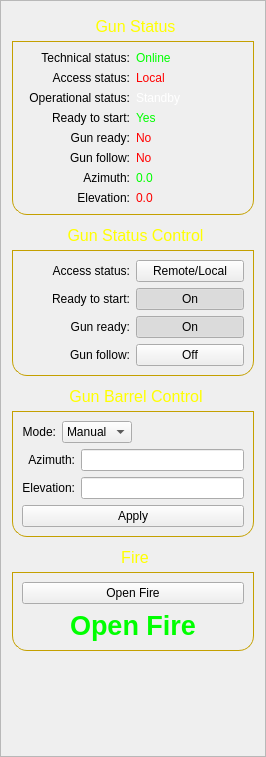
<?xml version="1.0" encoding="UTF-8"?>
<ui version="4.0">
 <class>FrameGun</class>
 <widget class="QFrame" name="FrameGun">
  <property name="geometry">
   <rect>
    <x>0</x>
    <y>0</y>
    <width>266</width>
    <height>757</height>
   </rect>
  </property>
  <property name="sizePolicy">
   <sizepolicy hsizetype="Fixed" vsizetype="Preferred">
    <horstretch>0</horstretch>
    <verstretch>0</verstretch>
   </sizepolicy>
  </property>
  <property name="windowTitle">
   <string>Frame</string>
  </property>
  <property name="frameShape">
   <enum>QFrame::StyledPanel</enum>
  </property>
  <property name="frameShadow">
   <enum>QFrame::Raised</enum>
  </property>
  <layout class="QGridLayout" name="gridLayout_5">
   <item row="0" column="0">
    <layout class="QVBoxLayout" name="verticalLayout_5">
     <item>
      <widget class="QGroupBox" name="groupBoxGunStat">
       <property name="styleSheet">
        <string notr="true">QGroupBox {
    border: 1px solid gray;
    border-color: rgb(196, 160, 0);
    margin-top: 29px;
    font-size: 16px;
    border-bottom-left-radius: 15px;
    border-bottom-right-radius: 15px;
}

QGroupBox::title {
    subcontrol-origin: margin;
    subcontrol-position: top center;
    border-top-left-radius: 15px;
    border-top-right-radius: 15px;
    padding: 5px 150px;
    color: rgb(255, 255, 0);
	background-color: qlineargradient(x1:0, y1:0, x2:0, y2:1,
                                      stop:0 #616161, stop: 0.5 #505050,
                                      stop: 0.6 #434343, stop:1 #656565);
}</string>
       </property>
       <property name="title">
        <string>Gun Status</string>
       </property>
       <layout class="QGridLayout" name="gridLayout">
        <item row="0" column="0">
         <layout class="QHBoxLayout" name="horizontalLayout">
          <item>
           <layout class="QVBoxLayout" name="verticalLayout">
            <item>
             <widget class="QLabel" name="label">
              <property name="layoutDirection">
               <enum>Qt::LeftToRight</enum>
              </property>
              <property name="text">
               <string>Technical status:</string>
              </property>
              <property name="alignment">
               <set>Qt::AlignRight|Qt::AlignTrailing|Qt::AlignVCenter</set>
              </property>
             </widget>
            </item>
            <item>
             <widget class="QLabel" name="label_3">
              <property name="layoutDirection">
               <enum>Qt::LeftToRight</enum>
              </property>
              <property name="text">
               <string>Access status:</string>
              </property>
              <property name="alignment">
               <set>Qt::AlignRight|Qt::AlignTrailing|Qt::AlignVCenter</set>
              </property>
             </widget>
            </item>
            <item>
             <widget class="QLabel" name="label_2">
              <property name="layoutDirection">
               <enum>Qt::LeftToRight</enum>
              </property>
              <property name="text">
               <string>Operational status:</string>
              </property>
              <property name="alignment">
               <set>Qt::AlignRight|Qt::AlignTrailing|Qt::AlignVCenter</set>
              </property>
             </widget>
            </item>
            <item>
             <widget class="QLabel" name="label_4">
              <property name="layoutDirection">
               <enum>Qt::LeftToRight</enum>
              </property>
              <property name="text">
               <string>Ready to start:</string>
              </property>
              <property name="alignment">
               <set>Qt::AlignRight|Qt::AlignTrailing|Qt::AlignVCenter</set>
              </property>
             </widget>
            </item>
            <item>
             <widget class="QLabel" name="label_5">
              <property name="layoutDirection">
               <enum>Qt::LeftToRight</enum>
              </property>
              <property name="text">
               <string>Gun ready:</string>
              </property>
              <property name="alignment">
               <set>Qt::AlignRight|Qt::AlignTrailing|Qt::AlignVCenter</set>
              </property>
             </widget>
            </item>
            <item>
             <widget class="QLabel" name="label_6">
              <property name="layoutDirection">
               <enum>Qt::LeftToRight</enum>
              </property>
              <property name="text">
               <string>Gun follow:</string>
              </property>
              <property name="alignment">
               <set>Qt::AlignRight|Qt::AlignTrailing|Qt::AlignVCenter</set>
              </property>
             </widget>
            </item>
            <item>
             <widget class="QLabel" name="label_13">
              <property name="layoutDirection">
               <enum>Qt::LeftToRight</enum>
              </property>
              <property name="text">
               <string>Azimuth:</string>
              </property>
              <property name="alignment">
               <set>Qt::AlignRight|Qt::AlignTrailing|Qt::AlignVCenter</set>
              </property>
             </widget>
            </item>
            <item>
             <widget class="QLabel" name="label_14">
              <property name="layoutDirection">
               <enum>Qt::LeftToRight</enum>
              </property>
              <property name="text">
               <string>Elevation:</string>
              </property>
              <property name="alignment">
               <set>Qt::AlignRight|Qt::AlignTrailing|Qt::AlignVCenter</set>
              </property>
             </widget>
            </item>
           </layout>
          </item>
          <item>
           <layout class="QVBoxLayout" name="verticalLayout_2">
            <item>
             <widget class="QLabel" name="labelGunStatTech">
              <property name="layoutDirection">
               <enum>Qt::LeftToRight</enum>
              </property>
              <property name="styleSheet">
               <string notr="true">color: rgb(0, 255, 0);</string>
              </property>
              <property name="text">
               <string>Online</string>
              </property>
              <property name="alignment">
               <set>Qt::AlignLeading|Qt::AlignLeft|Qt::AlignVCenter</set>
              </property>
             </widget>
            </item>
            <item>
             <widget class="QLabel" name="labelGunStatAccess">
              <property name="layoutDirection">
               <enum>Qt::LeftToRight</enum>
              </property>
              <property name="styleSheet">
               <string notr="true">color : rgb(255, 0, 0);</string>
              </property>
              <property name="text">
               <string>Local</string>
              </property>
              <property name="alignment">
               <set>Qt::AlignLeading|Qt::AlignLeft|Qt::AlignVCenter</set>
              </property>
             </widget>
            </item>
            <item>
             <widget class="QLabel" name="labelGunStatOp">
              <property name="layoutDirection">
               <enum>Qt::LeftToRight</enum>
              </property>
              <property name="styleSheet">
               <string notr="true">color: rgb(255, 255, 255);</string>
              </property>
              <property name="text">
               <string>Standby</string>
              </property>
              <property name="alignment">
               <set>Qt::AlignLeading|Qt::AlignLeft|Qt::AlignVCenter</set>
              </property>
             </widget>
            </item>
            <item>
             <widget class="QLabel" name="labelGunStatReadyToStart">
              <property name="layoutDirection">
               <enum>Qt::LeftToRight</enum>
              </property>
              <property name="styleSheet">
               <string notr="true">color: rgb(0, 255, 0);</string>
              </property>
              <property name="text">
               <string>Yes</string>
              </property>
              <property name="alignment">
               <set>Qt::AlignLeading|Qt::AlignLeft|Qt::AlignVCenter</set>
              </property>
             </widget>
            </item>
            <item>
             <widget class="QLabel" name="labelGunStatReady">
              <property name="palette">
               <palette>
                <active>
                 <colorrole role="WindowText">
                  <brush brushstyle="SolidPattern">
                   <color alpha="255">
                    <red>255</red>
                    <green>0</green>
                    <blue>0</blue>
                   </color>
                  </brush>
                 </colorrole>
                 <colorrole role="Text">
                  <brush brushstyle="SolidPattern">
                   <color alpha="255">
                    <red>255</red>
                    <green>0</green>
                    <blue>0</blue>
                   </color>
                  </brush>
                 </colorrole>
                 <colorrole role="ButtonText">
                  <brush brushstyle="SolidPattern">
                   <color alpha="255">
                    <red>255</red>
                    <green>0</green>
                    <blue>0</blue>
                   </color>
                  </brush>
                 </colorrole>
                </active>
                <inactive>
                 <colorrole role="WindowText">
                  <brush brushstyle="SolidPattern">
                   <color alpha="255">
                    <red>255</red>
                    <green>0</green>
                    <blue>0</blue>
                   </color>
                  </brush>
                 </colorrole>
                 <colorrole role="Text">
                  <brush brushstyle="SolidPattern">
                   <color alpha="255">
                    <red>255</red>
                    <green>0</green>
                    <blue>0</blue>
                   </color>
                  </brush>
                 </colorrole>
                 <colorrole role="ButtonText">
                  <brush brushstyle="SolidPattern">
                   <color alpha="255">
                    <red>255</red>
                    <green>0</green>
                    <blue>0</blue>
                   </color>
                  </brush>
                 </colorrole>
                </inactive>
                <disabled>
                 <colorrole role="WindowText">
                  <brush brushstyle="SolidPattern">
                   <color alpha="255">
                    <red>255</red>
                    <green>0</green>
                    <blue>0</blue>
                   </color>
                  </brush>
                 </colorrole>
                 <colorrole role="Text">
                  <brush brushstyle="SolidPattern">
                   <color alpha="255">
                    <red>255</red>
                    <green>0</green>
                    <blue>0</blue>
                   </color>
                  </brush>
                 </colorrole>
                 <colorrole role="ButtonText">
                  <brush brushstyle="SolidPattern">
                   <color alpha="255">
                    <red>255</red>
                    <green>0</green>
                    <blue>0</blue>
                   </color>
                  </brush>
                 </colorrole>
                </disabled>
               </palette>
              </property>
              <property name="layoutDirection">
               <enum>Qt::LeftToRight</enum>
              </property>
              <property name="styleSheet">
               <string notr="true">color: rgb(255, 0, 0);</string>
              </property>
              <property name="text">
               <string>No</string>
              </property>
              <property name="alignment">
               <set>Qt::AlignLeading|Qt::AlignLeft|Qt::AlignVCenter</set>
              </property>
             </widget>
            </item>
            <item>
             <widget class="QLabel" name="labelGunStatReady_3">
              <property name="layoutDirection">
               <enum>Qt::LeftToRight</enum>
              </property>
              <property name="styleSheet">
               <string notr="true">color: rgb(255, 0, 0);</string>
              </property>
              <property name="text">
               <string>No</string>
              </property>
              <property name="alignment">
               <set>Qt::AlignLeading|Qt::AlignLeft|Qt::AlignVCenter</set>
              </property>
             </widget>
            </item>
            <item>
             <widget class="QLabel" name="labelGunStatAz">
              <property name="layoutDirection">
               <enum>Qt::LeftToRight</enum>
              </property>
              <property name="styleSheet">
               <string notr="true">color: rgb(0, 255, 0);</string>
              </property>
              <property name="text">
               <string>0.0</string>
              </property>
              <property name="alignment">
               <set>Qt::AlignLeading|Qt::AlignLeft|Qt::AlignVCenter</set>
              </property>
             </widget>
            </item>
            <item>
             <widget class="QLabel" name="labelGunStatEl">
              <property name="layoutDirection">
               <enum>Qt::LeftToRight</enum>
              </property>
              <property name="styleSheet">
               <string notr="true">color: rgb(255, 0, 0);</string>
              </property>
              <property name="text">
               <string>0.0</string>
              </property>
              <property name="alignment">
               <set>Qt::AlignLeading|Qt::AlignLeft|Qt::AlignVCenter</set>
              </property>
             </widget>
            </item>
           </layout>
          </item>
         </layout>
        </item>
       </layout>
      </widget>
     </item>
     <item>
      <widget class="QGroupBox" name="groupBoxGunControlStat">
       <property name="sizePolicy">
        <sizepolicy hsizetype="Preferred" vsizetype="Minimum">
         <horstretch>0</horstretch>
         <verstretch>0</verstretch>
        </sizepolicy>
       </property>
       <property name="minimumSize">
        <size>
         <width>0</width>
         <height>130</height>
        </size>
       </property>
       <property name="styleSheet">
        <string notr="true">QGroupBox {
    border: 1px solid gray;
    border-color: rgb(196, 160, 0);
    margin-top: 29px;
    font-size: 16px;
    border-bottom-left-radius: 15px;
    border-bottom-right-radius: 15px;
}

QGroupBox::title {
    subcontrol-origin: margin;
    subcontrol-position: top center;
    border-top-left-radius: 15px;
    border-top-right-radius: 15px;
    padding: 5px 150px;
    color: rgb(255, 255, 0);
	background-color: qlineargradient(x1:0, y1:0, x2:0, y2:1,
                                      stop:0 #616161, stop: 0.5 #505050,
                                      stop: 0.6 #434343, stop:1 #656565);
}</string>
       </property>
       <property name="title">
        <string>Gun Status Control</string>
       </property>
       <layout class="QGridLayout" name="gridLayout_2">
        <item row="0" column="0" rowspan="2" colspan="2">
         <layout class="QHBoxLayout" name="horizontalLayout_2">
          <item>
           <layout class="QVBoxLayout" name="verticalLayout_3">
            <item>
             <widget class="QLabel" name="label_8">
              <property name="layoutDirection">
               <enum>Qt::LeftToRight</enum>
              </property>
              <property name="text">
               <string>Access status:</string>
              </property>
              <property name="alignment">
               <set>Qt::AlignRight|Qt::AlignTrailing|Qt::AlignVCenter</set>
              </property>
             </widget>
            </item>
            <item>
             <widget class="QLabel" name="label_10">
              <property name="layoutDirection">
               <enum>Qt::LeftToRight</enum>
              </property>
              <property name="text">
               <string>Ready to start:</string>
              </property>
              <property name="alignment">
               <set>Qt::AlignRight|Qt::AlignTrailing|Qt::AlignVCenter</set>
              </property>
             </widget>
            </item>
            <item>
             <widget class="QLabel" name="label_11">
              <property name="layoutDirection">
               <enum>Qt::LeftToRight</enum>
              </property>
              <property name="text">
               <string>Gun ready:</string>
              </property>
              <property name="alignment">
               <set>Qt::AlignRight|Qt::AlignTrailing|Qt::AlignVCenter</set>
              </property>
             </widget>
            </item>
            <item>
             <widget class="QLabel" name="label_12">
              <property name="layoutDirection">
               <enum>Qt::LeftToRight</enum>
              </property>
              <property name="text">
               <string>Gun follow:</string>
              </property>
              <property name="alignment">
               <set>Qt::AlignRight|Qt::AlignTrailing|Qt::AlignVCenter</set>
              </property>
             </widget>
            </item>
           </layout>
          </item>
          <item>
           <layout class="QVBoxLayout" name="verticalLayout_4">
            <item>
             <widget class="QPushButton" name="pushButtonStatConAccess">
              <property name="text">
               <string>Remote/Local</string>
              </property>
              <property name="checkable">
               <bool>true</bool>
              </property>
             </widget>
            </item>
            <item>
             <widget class="QPushButton" name="pushButtonStatRTS">
              <property name="text">
               <string>On</string>
              </property>
              <property name="checkable">
               <bool>true</bool>
              </property>
              <property name="checked">
               <bool>true</bool>
              </property>
             </widget>
            </item>
            <item>
             <widget class="QPushButton" name="pushButtonStatConReady">
              <property name="text">
               <string>On</string>
              </property>
              <property name="checkable">
               <bool>true</bool>
              </property>
              <property name="checked">
               <bool>true</bool>
              </property>
             </widget>
            </item>
            <item>
             <widget class="QPushButton" name="pushButtonStatConFollow">
              <property name="text">
               <string>Off</string>
              </property>
              <property name="checkable">
               <bool>true</bool>
              </property>
             </widget>
            </item>
           </layout>
          </item>
         </layout>
        </item>
        <item row="1" column="1">
         <widget class="QLabel" name="labelGunStatFollow_2">
          <property name="layoutDirection">
           <enum>Qt::LeftToRight</enum>
          </property>
          <property name="text">
           <string/>
          </property>
          <property name="alignment">
           <set>Qt::AlignLeading|Qt::AlignLeft|Qt::AlignVCenter</set>
          </property>
         </widget>
        </item>
       </layout>
      </widget>
     </item>
     <item>
      <widget class="QGroupBox" name="groupBoxGunBarrCon">
       <property name="sizePolicy">
        <sizepolicy hsizetype="Preferred" vsizetype="Minimum">
         <horstretch>0</horstretch>
         <verstretch>0</verstretch>
        </sizepolicy>
       </property>
       <property name="styleSheet">
        <string notr="true">QGroupBox {
    border: 1px solid gray;
    border-color: rgb(196, 160, 0);
    margin-top: 29px;
    font-size: 16px;
    border-bottom-left-radius: 15px;
    border-bottom-right-radius: 15px;
}

QGroupBox::title {
    subcontrol-origin: margin;
    subcontrol-position: top center;
    border-top-left-radius: 15px;
    border-top-right-radius: 15px;
    padding: 5px 150px;
    color: rgb(255, 255, 0);
	background-color: qlineargradient(x1:0, y1:0, x2:0, y2:1,
                                      stop:0 #616161, stop: 0.5 #505050,
                                      stop: 0.6 #434343, stop:1 #656565);
}</string>
       </property>
       <property name="title">
        <string>Gun Barrel Control</string>
       </property>
       <layout class="QGridLayout" name="gridLayout_3">
        <item row="0" column="0">
         <layout class="QHBoxLayout" name="horizontalLayout_4">
          <item>
           <widget class="QLabel" name="label_9">
            <property name="layoutDirection">
             <enum>Qt::LeftToRight</enum>
            </property>
            <property name="text">
             <string>Mode:</string>
            </property>
            <property name="alignment">
             <set>Qt::AlignRight|Qt::AlignTrailing|Qt::AlignVCenter</set>
            </property>
           </widget>
          </item>
          <item>
           <widget class="QComboBox" name="comboBoxGunBarControlMode">
            <item>
             <property name="text">
              <string>Manual</string>
             </property>
            </item>
            <item>
             <property name="text">
              <string>Auto</string>
             </property>
            </item>
           </widget>
          </item>
         </layout>
        </item>
        <item row="0" column="1">
         <spacer name="horizontalSpacer">
          <property name="orientation">
           <enum>Qt::Horizontal</enum>
          </property>
          <property name="sizeHint" stdset="0">
           <size>
            <width>45</width>
            <height>20</height>
           </size>
          </property>
         </spacer>
        </item>
        <item row="1" column="0" colspan="2">
         <layout class="QVBoxLayout" name="verticalLayout_11">
          <item>
           <layout class="QHBoxLayout" name="horizontalLayout_3">
            <item>
             <layout class="QVBoxLayout" name="verticalLayout_9">
              <item>
               <widget class="QLabel" name="label_15">
                <property name="layoutDirection">
                 <enum>Qt::LeftToRight</enum>
                </property>
                <property name="text">
                 <string>Azimuth:</string>
                </property>
                <property name="alignment">
                 <set>Qt::AlignRight|Qt::AlignTrailing|Qt::AlignVCenter</set>
                </property>
               </widget>
              </item>
              <item>
               <widget class="QLabel" name="label_16">
                <property name="layoutDirection">
                 <enum>Qt::LeftToRight</enum>
                </property>
                <property name="text">
                 <string>Elevation:</string>
                </property>
                <property name="alignment">
                 <set>Qt::AlignRight|Qt::AlignTrailing|Qt::AlignVCenter</set>
                </property>
               </widget>
              </item>
             </layout>
            </item>
            <item>
             <layout class="QVBoxLayout" name="verticalLayout_10">
              <item>
               <widget class="QLineEdit" name="comboBoxGunBarControlAz"/>
              </item>
              <item>
               <widget class="QLineEdit" name="comboBoxGunBarControlEl"/>
              </item>
             </layout>
            </item>
           </layout>
          </item>
          <item>
           <widget class="QPushButton" name="pushButtonGunBarControlApply">
            <property name="text">
             <string>Apply</string>
            </property>
           </widget>
          </item>
         </layout>
        </item>
       </layout>
      </widget>
     </item>
     <item>
      <widget class="QGroupBox" name="groupBoxFire">
       <property name="sizePolicy">
        <sizepolicy hsizetype="Preferred" vsizetype="Preferred">
         <horstretch>0</horstretch>
         <verstretch>0</verstretch>
        </sizepolicy>
       </property>
       <property name="styleSheet">
        <string notr="true">QGroupBox {
    border: 1px solid gray;
    border-color: rgb(196, 160, 0);
    margin-top: 29px;
    font-size: 16px;
    border-bottom-left-radius: 15px;
    border-bottom-right-radius: 15px;
}

QGroupBox::title {
    subcontrol-origin: margin;
    subcontrol-position: top center;
    border-top-left-radius: 15px;
    border-top-right-radius: 15px;
    padding: 5px 150px;
    color: rgb(255, 255, 0);
	background-color: qlineargradient(x1:0, y1:0, x2:0, y2:1,
                                      stop:0 #616161, stop: 0.5 #505050,
                                      stop: 0.6 #434343, stop:1 #656565);
}</string>
       </property>
       <property name="title">
        <string>Fire</string>
       </property>
       <layout class="QGridLayout" name="gridLayout_4">
        <item row="0" column="0">
         <layout class="QVBoxLayout" name="verticalLayout_6" stretch="0,0">
          <property name="spacing">
           <number>6</number>
          </property>
          <property name="topMargin">
           <number>0</number>
          </property>
          <property name="bottomMargin">
           <number>0</number>
          </property>
          <item>
           <widget class="QPushButton" name="pushButtonGunBarControlApply_2">
            <property name="enabled">
             <bool>true</bool>
            </property>
            <property name="sizePolicy">
             <sizepolicy hsizetype="Minimum" vsizetype="Minimum">
              <horstretch>0</horstretch>
              <verstretch>0</verstretch>
             </sizepolicy>
            </property>
            <property name="text">
             <string>Open Fire</string>
            </property>
           </widget>
          </item>
          <item>
           <widget class="QLabel" name="labelGunFire">
            <property name="sizePolicy">
             <sizepolicy hsizetype="Preferred" vsizetype="Expanding">
              <horstretch>0</horstretch>
              <verstretch>0</verstretch>
             </sizepolicy>
            </property>
            <property name="sizeIncrement">
             <size>
              <width>0</width>
              <height>0</height>
             </size>
            </property>
            <property name="font">
             <font>
              <pointsize>20</pointsize>
              <weight>75</weight>
              <bold>true</bold>
             </font>
            </property>
            <property name="layoutDirection">
             <enum>Qt::LeftToRight</enum>
            </property>
            <property name="styleSheet">
             <string notr="true">color: rgb(0, 255, 0);</string>
            </property>
            <property name="text">
             <string>Open Fire</string>
            </property>
            <property name="alignment">
             <set>Qt::AlignCenter</set>
            </property>
           </widget>
          </item>
         </layout>
        </item>
       </layout>
      </widget>
     </item>
    </layout>
   </item>
   <item row="1" column="0">
    <spacer name="verticalSpacer">
     <property name="orientation">
      <enum>Qt::Vertical</enum>
     </property>
     <property name="sizeHint" stdset="0">
      <size>
       <width>20</width>
       <height>26</height>
      </size>
     </property>
    </spacer>
   </item>
  </layout>
 </widget>
 <resources/>
 <connections/>
</ui>
